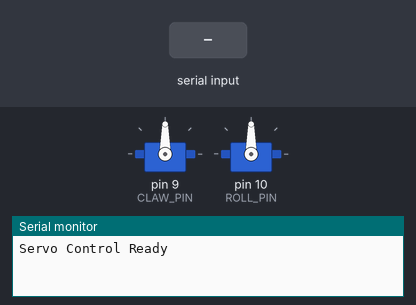
Recording of a sketch running on a simulated Arduino Uno, built with avr-gcc and run on an emulated ATmega328P. Parts: 2 × servo, the last lines printed to the serial monitor. The inputs (shaded band) are chosen by the test bench.

Above: at 1.2 s.
1.3 s: "claw:1\n" received over Serial
At 1.8 s:
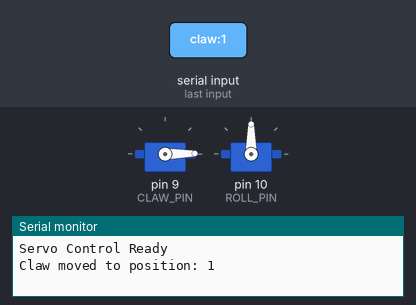
2.8 s: "roll:1\n" received over Serial
At 4.0 s:
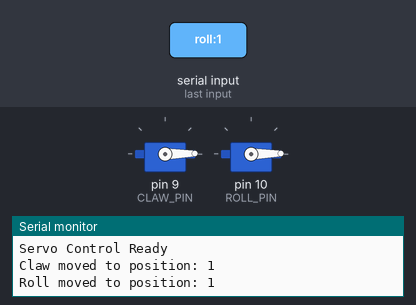
4.3 s: "claw:150\n" received over Serial
At 5.4 s:
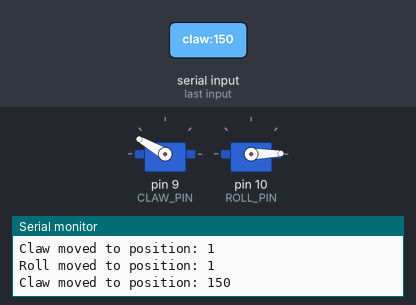
5.8 s: "roll:150\n" received over Serial
At 6.5 s:
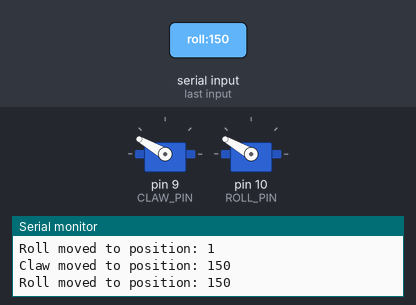
7.3 s: "claw:1\n" received over Serial
At 7.6 s:
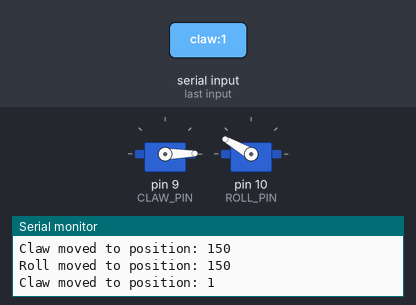
Timing chart, 0 to 9.8 s (numbered marks = the images above; inputs shaded):
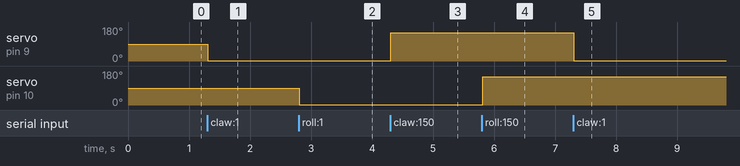

Measured:
- after the input at 1.3 s, servo on pin 9 (CLAW_PIN): 90° → 1° at once
- after the input at 2.8 s, servo on pin 10 (ROLL_PIN): 90° → 1° at once
- after the input at 4.3 s, servo on pin 9 (CLAW_PIN): 1° → 150° at once
- after the input at 5.8 s, servo on pin 10 (ROLL_PIN): 1° → 150° at once
- after the input at 7.3 s, servo on pin 9 (CLAW_PIN): 150° → 1° at once

The sketch:

claw_arduino.ino
```cpp
#include <Servo.h>

Servo clawServo;
Servo rollServo;

const int CLAW_PIN = 9;  // Pin for the claw servo (adjust if needed)
const int ROLL_PIN = 10; // Pin for the roll servo (remove for now)

void setup() {
    Serial.begin(9600);
    while (!Serial) {
        ;
    }

    if (clawServo.attach(CLAW_PIN) == 0) {
        Serial.println("Error attaching claw servo");
    }

    if (rollServo.attach(ROLL_PIN) == 0) {
        Serial.println("Error attaching roll servo");
    }

    Serial.println("Servo Control Ready");
}

void loop() {
    if (Serial.available() > 0) {
        String command = Serial.readStringUntil('\n');
        command.trim();
        int separatorIndex = command.indexOf(':');

        if (separatorIndex != -1) {
            String servo = command.substring(0, separatorIndex);
            int position = command.substring(separatorIndex + 1).toInt();

            if (servo == "claw") {
                if (position >= 0 && position <= 180) {
                    clawServo.write(position);
                    Serial.println("Claw moved to position: " + String(position));
                } else {
                    Serial.println("Invalid claw position. Use 0-180.");
                }
            }

            else if (servo == "roll") {
                if (position >= 0 && position <= 180) {
                    rollServo.write(position);
                    Serial.println("Roll moved to position: " + String(position));
                }
                else {
                    Serial.println("Invalid roll position. Use 0-180.");
                }
            }
            else {
                Serial.println("Unknown servo: " + servo);
            }
        } else {
            Serial.println("Invalid command format. Use 'servo:position'");
        }
    }
}
```
